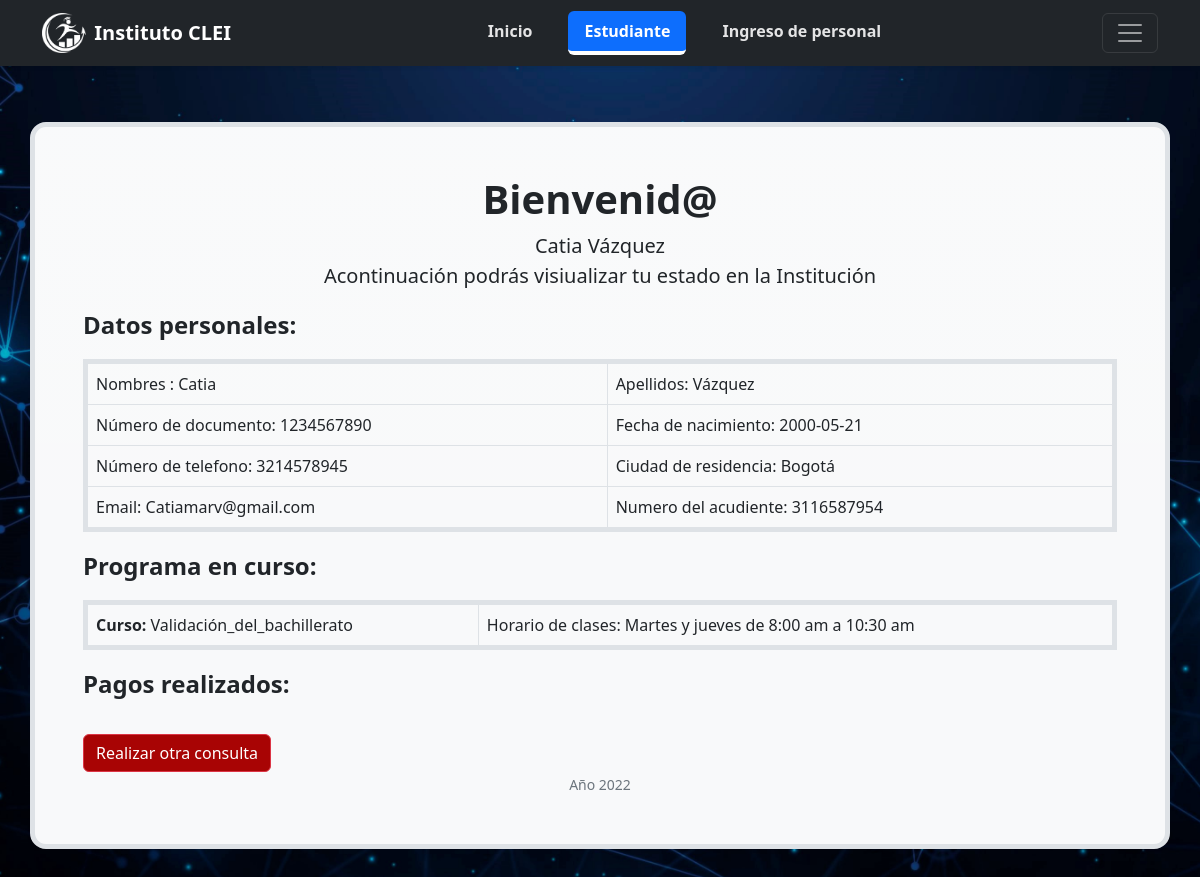
The app's page /paginas/consulta.php?documento=1234567890 with its own data.
### tables this page shows
CREATE TABLE `estudiantes`  (
  `id_estudiante` int NOT NULL AUTO_INCREMENT,
  `documento_estudiante` int NOT NULL,
  `nombre_estudiante` varchar(50) NOT NULL,
  `apellido_estudiante` varchar(50) NULL DEFAULT NULL,
  `email_estudiante` varchar(50) NULL DEFAULT NULL,
  `fechadenacimiesto_estudiante` date NULL DEFAULT NULL,
  `numerocontacto_estudiante` varchar(255) NULL DEFAULT NULL,
  `ciudad_estudiante` varchar(255) NULL DEFAULT NULL,
  `discapacidad_estudiante` varchar(255) NULL DEFAULT NULL,
  `curso_estudiante` varchar(255) NULL DEFAULT NULL,
  `horario_estudiante` varchar(255) NULL DEFAULT NULL,
  `acudiente__estudiante` varchar(255) NULL DEFAULT NULL,
  PRIMARY KEY (`id_estudiante`, `documento_estudiante`, `nombre_estudiante`) USING BTREE
);

### conexion/conexion.php (called while the page is built, shortened)
<?php
  class db_conexion {
  	public function conectar() {
  		$conexion = mysqli_connect(db_servidor,db_usuario,db_contrasena,db_base)
  		or die ('sin conexion a la base de datos');
  		return $conexion;
  	}
  }
?>

### paginas/consulta.php (the view, shortened to what this page needs)
<!DOCTYPE html>
<html lang="es" class="h-100 ">
<head>
    <link rel="stylesheet" href="../plugins/bootstrap/css/bootstrap.min.css">
    <link rel="stylesheet" href="../paginas/styles/mainstyles.css">
</head>
<body background="../media/imagenes/fondoprincipal.jpg" ;>
    <header>
        <div class="navbar fixed-top navbar-dark bg-dark shadow-sm">
            <div class="container">
                <a href="../index.html" class="navbar-brand d-flex align-items-center">
                    <img src="../media/logo/logoinstitutoclei.png" class="me-2" wsidth="40" height="40">
                    <strong>Instituto CLEI</strong>
                </a>
                <nav class="fw-bold nav nav-masthead nav-pills nav-fill justify-content-center float-md-end">
                    <ul class="nav nav-pills">
                        <a class="nav-link" style="margin-left: 20px" href="../index.html">Inicio</a>
                        <a class="nav-link active" aria-current="page" style="margin-left: 20px" href="../paginas/consultaestudiante.html">Estudiante</a>
                        <a class="nav-link" style="margin-left: 20px" href="../paginas/empleado.php">Ingreso de personal</a>
                    </ul>
                </nav>
                <button class="navbar-toggler " type="button" data-bs-toggle="collapse" data-bs-target="#navbarHeader" aria-controls="navbarHeader" aria-expanded="false" aria-label="Toggle navigation">
                    <span class="navbar-toggler-icon"></span>
                </button>
            </div>
        </div>
    </header>
    < <main style="padding-top: 50px;">
        <?php
        $consultaestudiante = $_GET["documento"];
        require_once '../conexion/conexion.php';
        $db = new db_conexion();
        $sql = "SELECT * FROM estudiantes
        WHERE documento_estudiante ='$consultaestudiante'";
        $resultado = mysqli_query($db->conectar(), $sql);
        while ($registro = mysqli_fetch_array($resultado)) {
        ?>
            <div class="container p-4 p-md-12 border rounded-4 border bg-light bg-gradient p-2 border-5 text-center" style="padding: 100px;">
                <h1 class="fs-8 fw-bolder">Bienvenid@</h1>
                <p class="fs-5" ><?php echo $registro['nombre_estudiante'] . " " . $registro['apellido_estudiante']; ?> <br> Acontinuación podrás visiualizar tu estado en la Institución </p>
                <div class="bd-example-snippet bd-code-snippet text-start">
                    <p class="fs-4 text fw-bolder" ;>Datos personales:</p>
                    <div class="bd-example">
                        <table class="table  table-bordered border border-5">
                            <tbody>
                                <tr>
                                    <td scope="col"> Nombres :<?php echo " " . $registro['nombre_estudiante']; ?></td>
                                    <td scope="col">Apellidos: <?php echo  " " . $registro['apellido_estudiante']; ?></td>
                                </tr>
                                <tr>
                                    <td>Número de documento:<?php echo  " " . $registro['documento_estudiante']; ?></td>
                                    <td>Fecha de nacimiento:<?php echo " " . $registro['fechadenacimiesto_estudiante']; ?></td>
                                </tr>
                                <tr>
                                    <td>Número de telefono:<?php echo " " . $registro['numerocontacto_estudiante']; ?></td>
                                    <td>Ciudad de residencia:<?php echo " " . $registro['ciudad_estudiante']; ?> </td>
                                </tr>
                                <tr>
                                    <td scope="col">Email:<?php echo " " . $registro['email_estudiante']; ?></td>
                                    <td scope="col">Numero del acudiente: <?php echo  " " . $registro['acudiente__estudiante']; ?></td>
                                </tr>
                            </tbody>
                        </table>
                    </div>
                    <p class="fs-4 text fw-bolder" ;>Programa en curso:</p>
                    <div class="bd-example">
                        <table class="table  table-bordered border border-5">
                            <tbody>
                                <tr>
                                    <td scope="col"> <strong>Curso: </strong><?php echo " " . $registro['curso_estudiante']; ?></td>
                                    <td scope="col">Horario de clases: <?php echo  " " . $registro['horario_estudiante']; ?></td>
                                </tr>
                            </tbody>
                        </table>
                    </div>
                    <p class="fs-4 text fw-bolder";>Pagos realizados:</p>
                <div class="dropdown">
                    <a href="../paginas/consultaestudiante.php"><button type="button" class="btn btn-danger" style="background-color: rgb(168, 4, 4);">Realizar otra consulta</button></a>
                </div>
            </div>
            <small class="text-muted"> Año 2022</small>
            </div>
        <?php
        }
        ?>
</body>
</html>

### paginas/styles/mainstyles.css (style rules this page uses)
body { padding-top: 3rem; padding-bottom: 3rem; }
.nav-masthead .nav-link { color: rgba(255, 255, 255, 0.877); border-bottom: .25rem solid transparent; }
.nav-masthead .nav-link + .nav-link { margin-left: 8rem; }
.nav-masthead .active { color: #fff; border-bottom-color: #fff; }
.p-4 { padding: 3rem!important; }

### paginas/consulta.php (style rules this page uses)
body { background-image: url('../media/imagenes/fondoprincipal.jpg'); background-repeat: no-repeat; background-attachment: fixed; background-size: cover; background-position: center center; }

### records on screen
estudiantes: nombre_estudiante "Catia", apellido_estudiante "Vázquez", documento_estudiante "1234567890", fechadenacimiesto_estudiante "2000-05-21", numerocontacto_estudiante "3214578945", ciudad_estudiante "Bogotá", email_estudiante "Catiamarv@gmail.com", acudiente__estudiante "3116587954", curso_estudiante "Validación_del_bachillerato", horario_estudiante "Martes y jueves de 8:00 am a 10:30 am"
